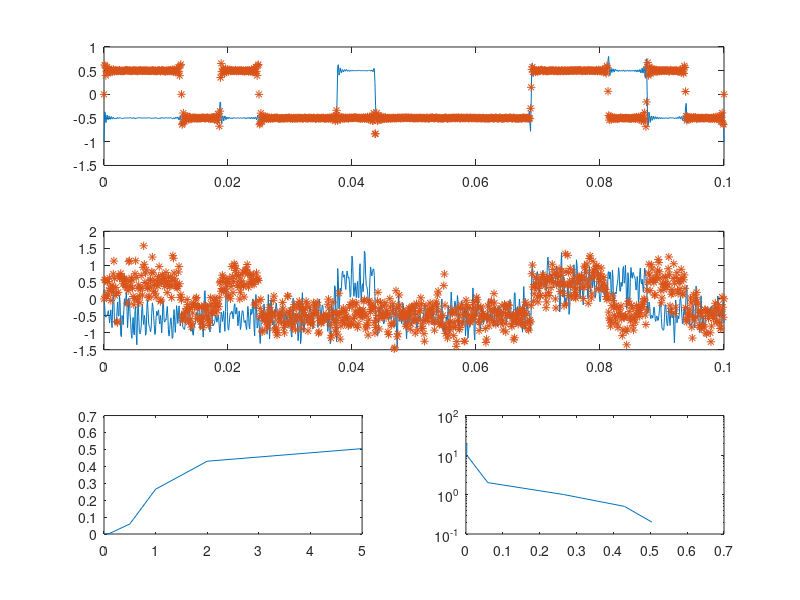

Here is the MATLAB script that generated this plot:
dataIn =[0,1,0,1,0,0,0,1,0,0,0,0,1,0,0,0, ( rand(1, 2^14) > 0.5)];
freq_carrier = 2000;
freq_symbol = 200;
noiseList = [0, 0.01, 0.05, 0.1, .5, 1, 2, 5] %noise level
errList = zeros(1, numel(noiseList));
errRate = zeros(1, numel(noiseList));
SNR = zeros(1, numel(noiseList));


for i=1: numel(noiseList)
    noise = noiseList(i)
    %%%%%% MODEM PART %%%%%%%%%
    dC = numel(dataIn);
    %Total numbeer of bits
    symbolCount = dC/2;
    %In qpsk number of points that are represented by the 2 bit points
    totalTime = symbolCount / freq_symbol;
    SR = 16 * freq_carrier;
    nSample = totalTime * SR;
    noiseSeries = randn(1, nSample) * noise;
    
    %%%%%%%%% Signal Portion %%%%%%%%%
    
    dataPol = dataIn*2-1;
    dataI = [dataPol(1:2:end)];
    dataQ = dataPol(2:2:end);
    t=(0:1000)*0.0001;
    SamplePerSymbol= round(1001/16);
    %square wave
    for j=0:1000
    mes1(j+1) = dataI( floor( j / 1001 * 16)+1);
    mes2(j+1) = dataQ( floor( j / 1001 * 16)+1);
    end
    m1Noise= mes1 + randn(1,1001)*noise;
    m2Noise= mes2 + randn(1,1001)*noise;
    dataOut = m1Noise( round(SamplePerSymbol/2):SamplePerSymbol:end)>0
    dataSplit= reshape(dataIn, 2, numel(dataIn)/2)
    noiseSeries = randn(1, nSample)* noise;
    signal = zeros(1, numel(noiseSeries));
    signalWNoise = signal + noiseSeries;
    signalWNoise = signalWNoise(1:1001);
    
    % MODULATION OF MESSAGES%
    
    A=m1Noise.*cos(2*pi*freq_carrier*t)+m2Noise.*sin(2*pi*freq_carrier*t)+signalWNoise.*noise;
    
    %Demodulation of Message%
    
    [bb,aa]=butter(15, .6);
    m1D= A.*cos(2*pi*freq_carrier*t);
    m2D= A.*sin(2*pi*freq_carrier*t);   
    message1=filtfilt(bb, aa, m1D);
    message2=filtfilt(bb,aa, m2D);
    if i==2;
    subplot(3,1,1); plot (t, message1, t, message2, '*');
    else if i==5;
    subplot(3,1,2); plot (t, message1, t, message2, '*');
    end
    %%% Error Count%%%
    l=1;
    m=1;
    BEC=0;
    data1 = reshape([mes1 mes2]',1,[]);
    data2 = reshape([message1 message2]',1,[]);
    temp = data2;
    for k=1:numel(data1)
        if temp(l)>=0
            temp(l)= 1;
            l=l+1;
        else temp(l)=-1;
            l=l+1;
        end
    end
    l=1;
    for k=1:numel(data1)
        if temp(l) ~= data1(l)
            BEC=BEC+1;
            l=l+1;
        else
            l=l+1;
        end
    end

    SNR(i)=1/noise;
    errList(i) = BEC;
    errRate(i)=errList(i)/2002;

    subplot(3, 2, 5); plot(noiseList, errRate);
    subplot(3, 2, 6); semilogy(errRate, SNR);
    end
end
